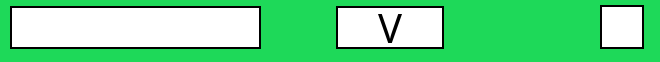
       <widget class="QWidget" name="key16" native="true">
        <property name="sizePolicy">
         <sizepolicy hsizetype="Preferred" vsizetype="Fixed">
          <horstretch>0</horstretch>
          <verstretch>0</verstretch>
         </sizepolicy>
        </property>
        <property name="minimumSize">
         <size>
          <width>0</width>
          <height>55</height>
         </size>
        </property>
        <property name="maximumSize">
         <size>
          <width>16777215</width>
          <height>90</height>
         </size>
        </property>
        <property name="cursor">
         <cursorShape>PointingHandCursor</cursorShape>
        </property>
        <property name="styleSheet">
         <string notr="true">background-color: rgb(30, 217, 89);
</string>
        </property>
        <widget class="QLineEdit" name="game_command16">
         <property name="geometry">
          <rect>
           <x>10</x>
           <y>6</y>
           <width>251</width>
           <height>43</height>
          </rect>
         </property>
         <property name="sizePolicy">
          <sizepolicy hsizetype="Expanding" vsizetype="Preferred">
           <horstretch>0</horstretch>
           <verstretch>0</verstretch>
          </sizepolicy>
         </property>
         <property name="minimumSize">
          <size>
           <width>0</width>
           <height>43</height>
          </size>
         </property>
         <property name="maximumSize">
          <size>
           <width>16777215</width>
           <height>16777215</height>
          </size>
         </property>
         <property name="font">
          <font>
           <family>Berlin Sans FB</family>
           <pointsize>20</pointsize>
          </font>
         </property>
         <property name="styleSheet">
          <string notr="true">background-color: rgb(255, 255, 255);
color: rgb(0, 0, 0);
border-style: solid;
border-width: 2px;
border-color: black;</string>
         </property>
         <property name="inputMask">
          <string notr="true"/>
         </property>
         <property name="maxLength">
          <number>16</number>
         </property>
        </widget>
        <widget class="QLabel" name="key_16_name">
         <property name="geometry">
          <rect>
           <x>336</x>
           <y>6</y>
           <width>108</width>
           <height>43</height>
          </rect>
         </property>
         <property name="font">
          <font>
           <family>Berlin Sans FB</family>
           <pointsize>30</pointsize>
          </font>
         </property>
         <property name="styleSheet">
          <string notr="true">background-color: rgb(255, 255, 255);
border-style: solid;
border-width: 2px;
border-color: black;</string>
         </property>
         <property name="text">
          <string>V</string>
         </property>
         <property name="alignment">
          <set>Qt::AlignCenter</set>
         </property>
        </widget>
        <widget class="QCheckBox" name="checkBoxV">
         <property name="geometry">
          <rect>
           <x>600</x>
           <y>2</y>
           <width>51</width>
           <height>51</height>
          </rect>
         </property>
         <property name="styleSheet">
          <string notr="true">QCheckBox::indicator {
     width: 40px;
     height: 40px;
	border-style: solid;
    border-width: 2px;
    border-color: black;
}

QCheckBox::indicator:checked {
  background-color: rgb(7, 113, 240);
}
QCheckBox::indicator:unchecked {
    background-color: rgb(255, 255, 255);
}
</string>
         </property>
         <property name="text">
          <string/>
         </property>
         <property name="iconSize">
          <size>
           <width>23</width>
           <height>28</height>
          </size>
         </property>
         <property name="checkable">
          <bool>true</bool>
         </property>
        </widget>
       </widget>
